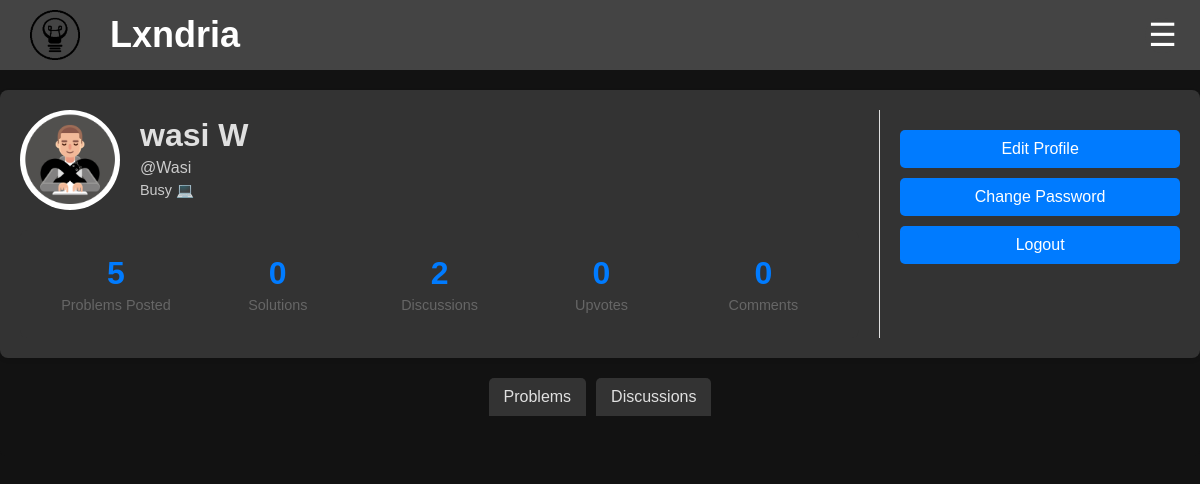
Page /account (signed in) on the earlier database version.
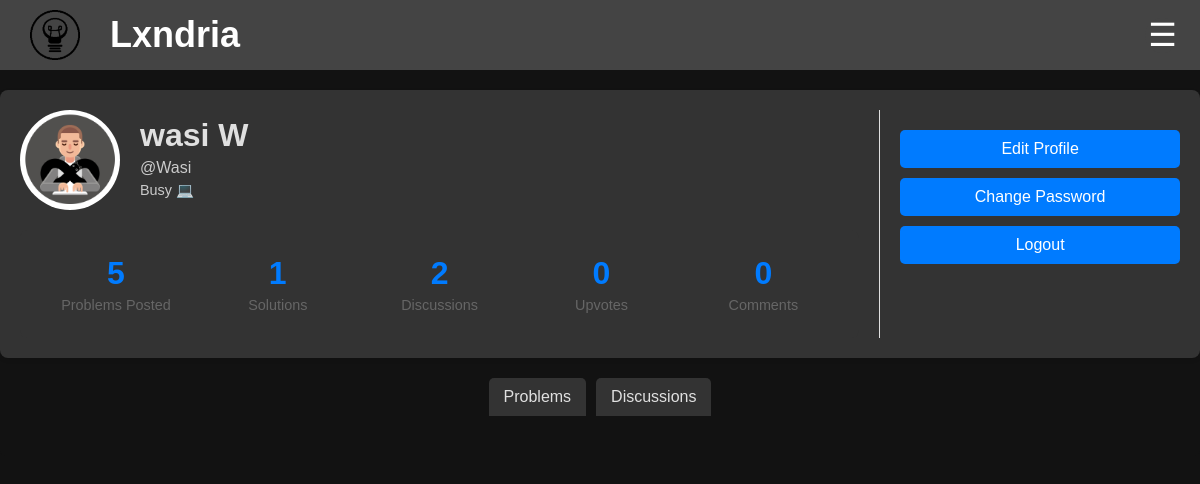
Same page on the later database version.
### app/models.py (models this page shows, shortened)
class Profile(db.Model):
    __tablename__ = "profile"
    __table_args__ = {"extend_existing": True}
    username = db.Column(db.String(80), db.ForeignKey('user.username'), primary_key=True)  # Primary + Foreign Key
    user = db.relationship('User', backref=db.backref('profile', uselist=False, cascade="all, delete-orphan"))
    profile_pic = db.Column(db.String(255), default="/images/default-profile.jpg")
    bio = db.Column(db.Text, default="This user has not set a bio yet.")
    problems_posted = db.Column(db.Integer, default=0)
    solutions = db.Column(db.Integer, default=0)
    discussions = db.Column(db.Integer, default=0)
    upvotes = db.Column(db.Integer, default=0)
    comments = db.Column(db.Integer, default=0)
    created_at = db.Column(db.DateTime, default=datetime.utcnow)
    updated_at = db.Column(db.DateTime, onupdate=datetime.utcnow)
    @property
    def name(self):
        return self.user.name if self.user else None

class User(db.Model, UserMixin): # create a User class to store user information
    __tablename__ = "user"
    __table_args__ = {"extend_existing": True}  # Allow modifications to the table
    id = db.Column(db.Integer, primary_key=True)
    username = db.Column(db.String(80), unique=True, nullable=False)
    name = db.Column(db.String(80), nullable=False)
    password_hash = db.Column(db.String(120), nullable=False)
    email = db.Column(db.String(120), unique=True, nullable=False)
    created_at = db.Column(db.DateTime, default=datetime.utcnow)
    updated_at = db.Column(db.DateTime, onupdate=datetime.utcnow)

class UserStats(db.Model):
    __tablename__ = "user_stats"
    __table_args__ = {"extend_existing": True}
    username = db.Column(db.String(80), db.ForeignKey('user.username'), primary_key=True)
    user = db.relationship('User', backref=db.backref('stats', uselist=False, cascade="all, delete-orphan"))
    problems_posted = db.Column(db.Integer, default=0)
    solutions = db.Column(db.Integer, default=0)
    discussions = db.Column(db.Integer, default=0)
    upvotes = db.Column(db.Integer, default=0)
    comments = db.Column(db.Integer, default=0)

### app/routes/account.py (the view)
@account_bp.route('/account')
def account():
    if not current_user.is_authenticated:
        print('Not authenticated')
        return redirect(url_for('routes.auth.login'))
    profile = Profile.query.filter_by(username=current_user.username).first()
    problems = Problem.query.filter_by(author=current_user.username).order_by(Problem.created_at.desc()).all()
    stats = UserStats.query.filter_by(username=current_user.username).first()
    discussions = Discussion.query.filter_by(author=current_user.username).order_by(Discussion.created_at.desc()).all()
    return render_template('account.html', user=profile, problems=problems, stats=stats, discussions=discussions)

### app/models.py (called while the page is built)
    @property
    def reducedContent(self):
        FullContent = self.content
        if len(FullContent) > 500:
            return FullContent[:500] + "..."
        return FullContent

### app/routes/auth.py (called while the page is built)
@login_manager.user_loader
def load_user(user_id):
    return User.query.get(int(user_id))

### app/templates/account.html (shortened to what this page needs)
<!DOCTYPE html>
<html>
<head>
  <link rel="stylesheet" href="{{url_for('static', filename='css/profile.css')}}">
</head>
{%include 'banner.html'%}
<body>
    <div class="profile-container">
        <div class="profile-main">
          <div class="profile-header">
            <img src="{{url_for('static', filename=user.profile_pic)}}" alt="Profile Picture" class="profile-pic">
            <div class="profile-info">
              <h1>{{user.name}}</h1>
              <p>@{{user.username}}</p>
              <p class="profile-bio">{{user.bio}}</p>
            </div>
          </div>
          <div class="profile-stats">
            <div class="stat-item">
                <div class="stat-number">{{stats.problems_posted}}</div>
                <div class="stat-text">Problems Posted</div>
            </div>
            <div class="stat-item">
                <div class="stat-number">{{stats.solutions}}</div>
                <div class="stat-text">Solutions</div>
              </div>
              <div class="stat-item">
                <div class="stat-number">{{stats.discussions}}</div>
                <div class="stat-text">Discussions</div>
              </div>
              <div class="stat-item">
                <div class="stat-number">{{stats.upvotes}}</div>
                <div class="stat-text">Upvotes</div>
              </div>
              <div class="stat-item">
                <div class="stat-number">{{stats.comments}}</div>
                <div class="stat-text">Comments</div>
              </div>
            </div>
        </div>
        {% if user.username == current_user.username %}
        <div class="profile-sidebar">
          <div class="profile-options">
            <a href="/account/edit"><button>Edit Profile</button></a>
            <a href="/reset-password-2"><button >Change Password</button></a>
            <a href="/logout"><button>Logout</button></a>
          </div>
        </div>
        {% endif %}
      </div>
      <div class="Tabs">
        <button class="tab" onclick="openTab(event, 'Problems')">Problems</button>
        <button class="tab" onclick="openTab(event, 'Discussions')">Discussions</button>
      </div>
      <div class="TabContent" display="block" id = "Problems">
      </div>
</body>
</html>

### app/templates/banner.html (shortened to what this page needs)
<!DOCTYPE html>
<html>
<link rel="stylesheet" href="{{url_for('static', filename='css/banner.css')}}">
<header class="banner">
    <div class="logo-container">
      <img src="{{url_for('static', filename='Images/logo.png')}}" alt="Logo" class="logo">
      <span class="site-name"><a href="/">Lxndria</span></div></a>
      <div class="menu-container">
        <button class="menu-button" onclick="toggleMenu()">☰</button>
    </div>
  </header>
</html>

### app/static/css/profile.css (style rules this page uses)
body, h1, p { margin: 0; padding: 0; text-decoration: none; color: inherit; font-family: Arial, sans-serif; box-sizing: border-box; background-color: #121212; color: #f1f1f1; ; }
a { text-decoration: none; color: inherit; }
.profile-info h1, .profile-info p { font-family: 'Poppins', sans-serif; margin: 0; padding: 0; background-color: #333; color: #e0e0e0; }
.profile-container { display: flex; max-width: 1200px; margin: 20px auto; padding: 20px; background-color: #333; box-shadow: 0 2px 4px rgba(0, 0, 0, 0.1); border-radius: 8px; color: #e0e0e0; }
.profile-main { flex: 3; padding-right: 20px; }
.profile-sidebar { flex: 1; padding-left: 20px; border-left: 1px solid #e0e0e0; }
.profile-header { display: flex; align-items: center; margin-bottom: 20px; }
.profile-pic { width: 100px; height: 100px; border-radius: 50%; object-fit: cover; margin-right: 20px; }
.profile-info h1 { font-size: 2rem; margin: 0; }
.profile-info p { margin: 5px 0; color: #e0e0e0e0; }
.profile-bio { margin-top: 10px; font-size: 0.9rem; color: #444; }
.profile-stats { display: flex; justify-content: space-between; margin-top: 20px; padding: 15px; background-color: #333; border-radius: 8px; }
.stat-item { text-align: center; flex: 1; padding: 10px; }
.stat-number { font-size: 2rem; font-weight: 600; color: #007bff; margin-bottom: 5px; }
.stat-text { font-size: 0.9rem; color: #666; }
.profile-options { margin-top: 20px; }
.profile-options button { display: block; width: 100%; padding: 10px; margin-bottom: 10px; background-color: #007bff; color: #ffffff; border: none; border-radius: 5px; cursor: pointer; font-size: 1rem; transition: background-color 0.3s; }
.Tabs { display: flex; justify-content: center; margin-bottom: 0px; }
.Tabs button { background-color: #333; color: #e0e0e0; border: none; padding: 10px 15px; cursor: pointer; font-size: 1rem; border-radius: 5px 5px 0 0; transition: background-color 0.3s; }
.Tabs button:not(:last-child) { margin-right: 10px; }
.TabContent { display: none; padding: 20px; background-color: #121212; border-radius: 0 0 5px 5px; }

### app/static/css/banner.css (style rules this page uses)
body, h1, p { margin: 0; padding: 0; text-decoration: none; color: inherit; font-family: Arial, sans-serif; box-sizing: border-box; background-color: #121212; color: #f1f1f1; ; }
a { text-decoration: none; color: inherit; }
.banner { display: flex; justify-content: space-between; align-items: center; padding: 10px 10px; background-color: #444; color: white; position: sticky; top: 0; z-index: 1000; }
.logo-container { display: flex; align-items: center; }
.logo { width: 50px; height: 50px; margin-left: 20px; margin-right: 30px; }
.site-name { font-size: 2.25rem; font-family: 'Gill Sans', 'Gill Sans MT', Calibri, 'Trebuchet MS', sans-serif; font-weight: bold; }
.menu-container { position: relative; display: inline-block; }
.menu-button { padding: 15px; margin-right: 10px; background-color: #444; color: white; border: none; cursor: pointer; border-radius: 50%; width: 35px; height: 35px; text-align: center; font-size: 2rem; line-height: 1; display: flex; justify-content: center; align-items: center; }

Differences in the rows shown:
changed UserStats: solutions "0" → "1"
